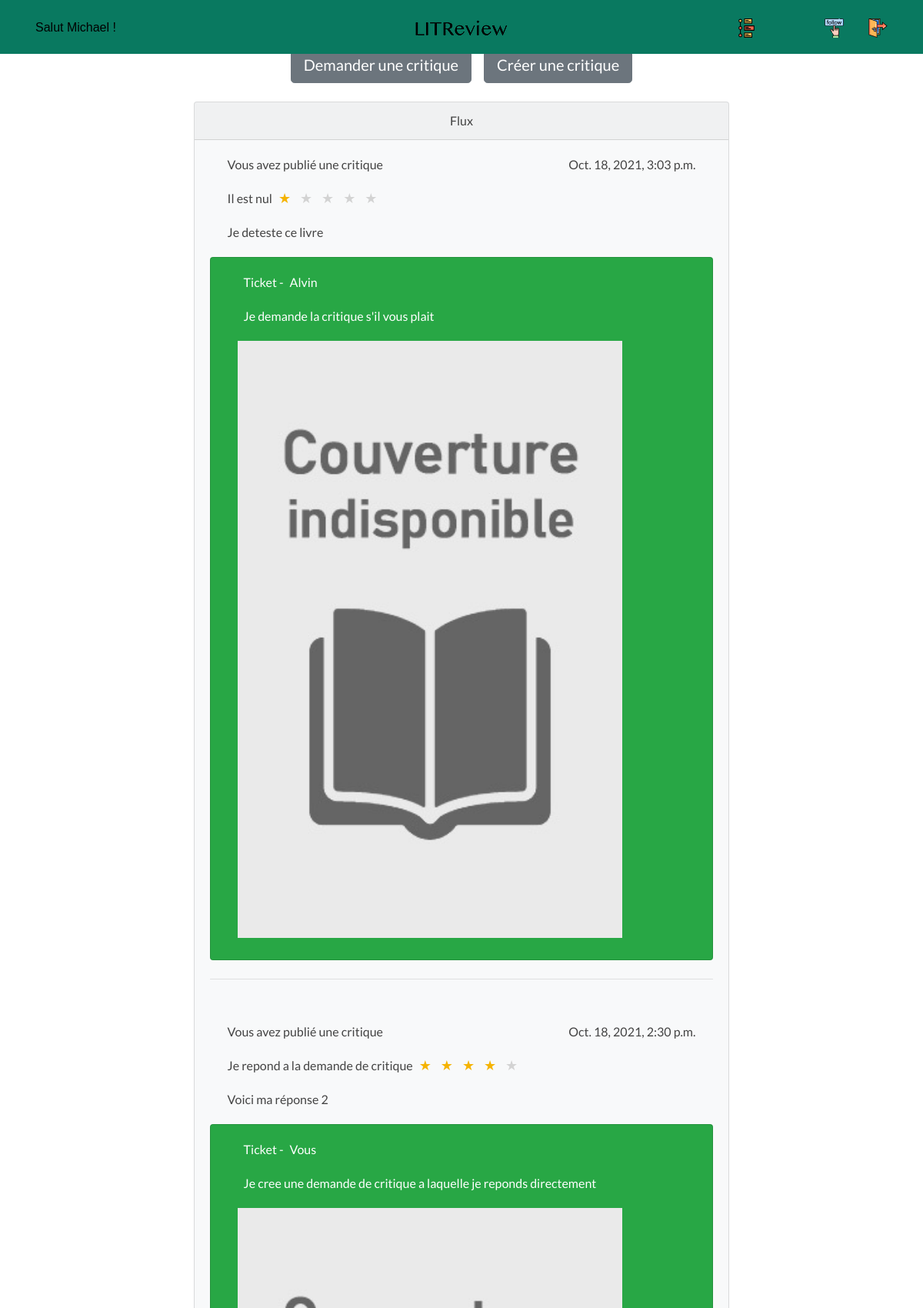
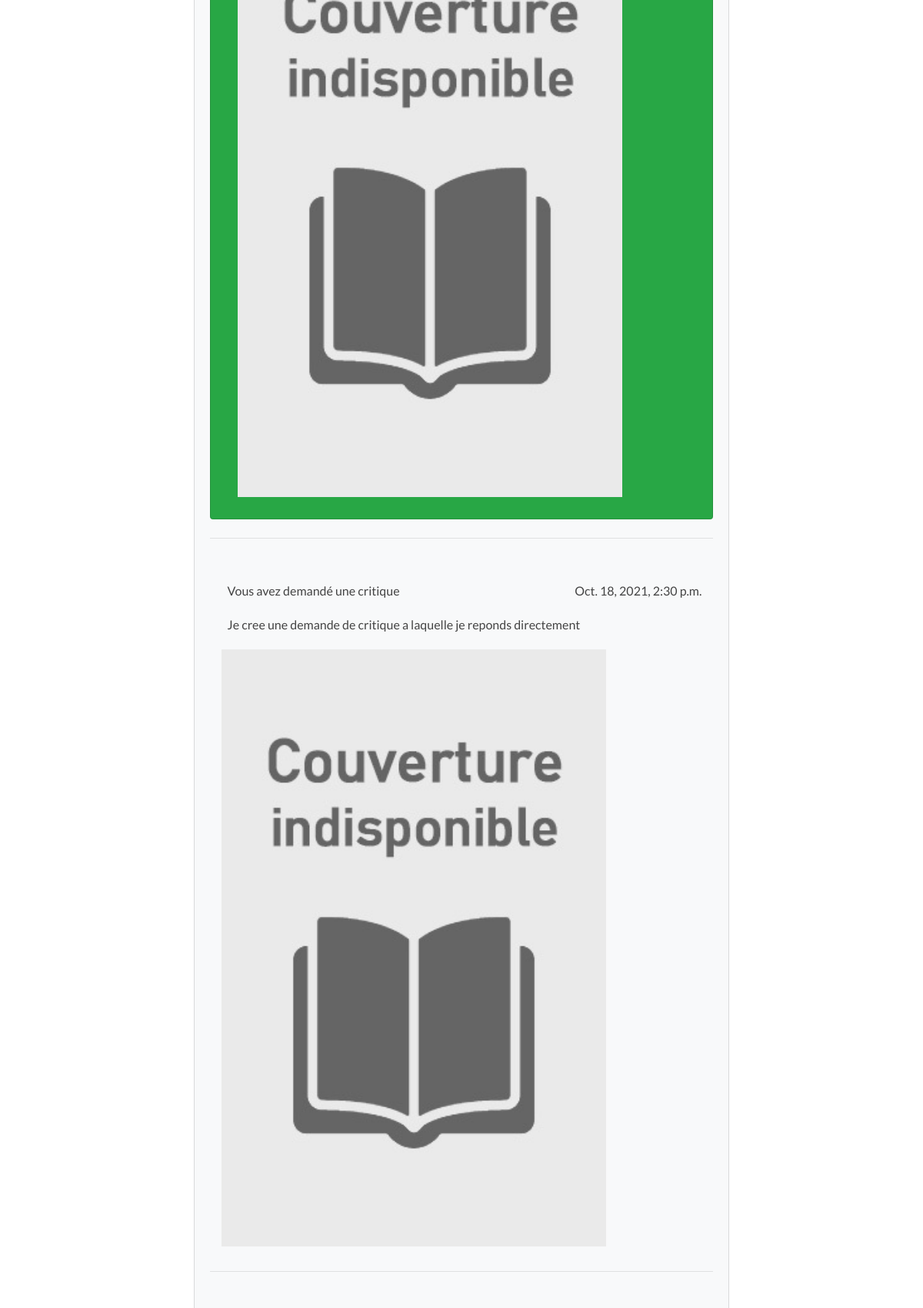
Screenshot of /feed/ (signed in, upper part) with the database file from the repository (2 pictures, top to bottom).
### app/models.py (models this page shows)
class Review(models.Model):
    ticket = models.ForeignKey(to=Ticket, on_delete=models.CASCADE)
    rating = models.PositiveSmallIntegerField(
        validators=[MinValueValidator(0), MaxValueValidator(5)]
    )
    headline = models.CharField(max_length=128)
    body = models.TextField(max_length=8192, blank=True)
    user = models.ForeignKey(
        to=settings.AUTH_USER_MODEL,
        on_delete=models.CASCADE
    )
    time_created = models.DateTimeField(auto_now_add=True)

class Ticket(models.Model):
    title = models.CharField(max_length=128)
    description = models.TextField(max_length=2048, blank=True)
    user = models.ForeignKey(
        to=settings.AUTH_USER_MODEL,
        on_delete=models.CASCADE
    )
    image = models.ImageField(
        null=True,
        blank=True,
        upload_to='images/',
        default='images/default.jpeg'
    )
    time_created = models.DateTimeField(auto_now_add=True)

### app/views.py (the view)
# urls.py: path('feed/', views.feed_view, name='feed'),
@login_required(login_url='login')
def feed_view(request):
    followed_users = list(UserFollows.objects.filter(user_id=request.user.id))
    followed_users__ids = [followed_user.followed_user_id for followed_user in followed_users]
    feed_ids = followed_users__ids + [request.user.id]
    tickets = list(Ticket.objects.filter(user_id__in=feed_ids))
    reviews = list(Review.objects.filter(user_id__in=feed_ids))
    user_reviews = list(Review.objects.filter(user_id=request.user.id))
    user_reviews__ticket_ids = [user_review.ticket_id for user_review in user_reviews]
    tickets_and_reviews = sorted(
        tickets + reviews,
        key=lambda item: item.time_created,
        reverse=True
    )
    context = {
        "tickets_and_reviews": tickets_and_reviews,
        "user_reviews__ticket_ids": user_reviews__ticket_ids
    }
    return render(request, 'feed.html', context)

### app/templates/feed.html (shortened to what this page needs)
{% extends 'base_index.html' %}
{% load static %}
{% block content %}
    {% url "new_review_request" as new_review_request_url %}
    {% url "new_review_without_ticket" as new_review_without_ticket_url %}
    <div id="block-content-home">
        <header>
            {% block navbar %}
                {% include "navbar.html" %}
            {% endblock navbar %}
        </header>
        <div id="content-def-bp">
            <div class="center-block text-center">
                <div class="col d-flex justify-content-center mb-4">
                    <a class="btn btn-secondary btn-lg mr-2" href="{{ new_review_request_url }}">Demander une critique</a>
                    <a class="btn btn-secondary btn-lg ml-2" href="{{ new_review_without_ticket_url }}">Créer une critique</a>
                </div>
                <div class="col d-flex justify-content-center mb-4">
                    <div class="card bg-light mb-3">
                        <div class="card-header">Flux</div>
                        {% for item in tickets_and_reviews %}
                            {% if item.rating %}
                                <div class="card-body">
                                    <div class="col d-flex justify-content-between mb-2">
                                        {% if user == item.user %}
                                            <p class="card-title ml-2">Vous avez publié une critique</p>
                                        {% else %}
                                            <p class="card-title ml-2">{{ item.user }} a publié une critique</p>
                                        {% endif %}
                                        <p class="card-title mr-2">{{ item.time_created }}</p>
                                    </div>
                                    <div class="col d-flex mb-2">
                                        <p class="card-title ml-2">{{ item.headline }}</p>
                                        <div class="django-starfield" id="django-starfield-newreview-rating">
                                            {% widthratio item.rating 1 -1 as negative_item_rating %}
                                            {% with rest=negative_item_rating|add:"5" %}
                                                {% if rest %}
                                                    {% for i in "x"|rjust:rest %}
                                                        <label for="newreview-rating-{{ forloop.counter }}" style="color:lightgray;"></label>
                                                    {% endfor %}
                                                {% endif %}
                                            {% endwith %}
                                            {% for i in "x"|rjust:item.rating %}
                                                <label for="newreview-rating-{{ forloop.counter }}" style="filter:none"></label>
                                            {% endfor %}
                                        </div>
                                    </div>
                                    <div class="col d-flex mb-2">
                                        <p class="card-title ml-2">{{ item.body }}</p>
                                    </div>
                                    <div class="card text-white bg-success mb-3">
                                        <div class="card-body">
                                            <div class="col d-flex mb-2">
                                                <p class="card-title ml-2">Ticket -</p>
                                                {% if item.ticket.user != user %}
                                                    <p class="card-title ml-2">{{ item.ticket.user }}</p>
                                                {% else %}
                                                    <p class="card-title ml-2">Vous</p>
                                                {% endif %}
                                            </div>
                                            <div class="col d-flex mb-2">
                                                <p class="card-title ml-2">{{ item.ticket.title }}</p>
                                            </div>
                                            <div class="col d-flex mb-2">
                                                {% if item.ticket.image %}
                                                    <img class="img-max" src="{{ item.ticket.image.url }}" alt="{{ item.ticket.image }}"/>
                                                {% endif %}
                                            </div>
                                        </div>
                                    </div>
                                    <hr class="mt-4"/>
                                </div>
                            {% else %}
                                <div class="card-body">
                                    <div class="col d-flex justify-content-between mb-2">
                                        {% if user == item.user %}
                                            <p class="card-title ml-2">Vous avez demandé une critique</p>
                                        {% else %}
                                            <p class="card-title ml-2">{{ item.user }} a demandé une critique</p>
                                        {% endif %}
                                        <p class="card-text ml-2">{{ item.time_created }}</p>
                                    </div>
                                    <div class="col d-flex mb-2">
                                        <p class="card-title ml-2">{{ item.title }}</p>
                                    </div>
                                    <div class="col d-flex mb-2">
                                        {% if item.image %}
                                            <img class="img-max mb-2" src="{{ item.image.url }}" alt="image"/>
                                        {% endif %}
                                    </div>
                                    <hr class="mt-4"/>
                                </div>
                            {% endif %}
                        {% endfor %}
                    </div>
                </div>
            </div>
        </div>
    </div>
{% endblock content %}

### app/templates/base_index.html (shortened to what this page needs)
<!doctype html>
{% load static %}
<html lang="fr">
<head>
    <link
            rel="stylesheet"
            href="https://cdn.jsdelivr.net/npm/bootstrap@4.5.3/dist/css/bootstrap.min.css"
    >
    <link
            rel="stylesheet"
            href="https://cdn.jsdelivr.net/npm/@splidejs/splide@2.4.21/dist/css/splide.min.css"
    >
    <link rel="stylesheet" href="{% static 'css/style.css' %}">
    <link rel="stylesheet" href="{% static 'css/django_starfield.css' %}">
</head>
<body>
{% block content %}
{% endblock content %}
</body>
</html>

### app/templates/navbar.html (shortened to what this page needs)
{% load static %}
{% static "images/LITReview_text.png" as litreview_text_png %}
{% static "images/feed.svg" as feed_icon %}
{% static "images/follow_users.svg" as account_follow_icon %}
{% static "images/logout.svg" as logout_icon %}
{% url "index" as index_url %}
{% url "feed" as feed_url %}
{% url "posts" as posts_url %}
{% url "account_follow" as account_follow_url %}
{% url "logout" as logout_url %}
<div class="navtop-box d-none d-sm-block">
    <nav class="nav navtop container">
        <div class="navtop-block center-block">
            <a id="username" class="nav-link" href="{{ index_url }}">
                <p id="username-text">Salut {{ user }} !</p>
                <img src="{{ litreview_text_png }}" alt="" class="navbar-brand">
            </a>
        </div>
        <div class="navtop-block">
            <a class="nav-link" href="{{ feed_url }}" data-toggle="tooltip" data-placement="bottom"
               title="Mon flux">
                <img src="{{ feed_icon }}" alt="" class="navbar-icon">
            </a>
            <a class="nav-link" href="{{ posts_url }}" data-toggle="tooltip" data-placement="bottom"
               title="Mes posts">
            </a>
            <a class="nav-link" href="{{ account_follow_url }}" data-toggle="tooltip" data-placement="bottom"
               title="Mes abonnements">
                <img src="{{ account_follow_icon }}" alt="" class="navbar-icon">
            </a>
            <a class="nav-link" href="{{ logout_url }}" data-toggle="tooltip" data-placement="bottom"
               title="Me deconnecter">
                <img src="{{ logout_icon }}" alt="" class="navbar-icon">
            </a>
        </div>
    </nav>
</div>

### app/static/css/style.css (style rules this page uses)
body { padding: 0; margin: 0; height: 100vh; font-family: 'Lato', sans-serif !important; color: #434343; }
.img-max { max-width: 500px; width:100%; }
a { color: #097960; }
#username { color: black; font-size: 1rem; font-weight: 500; font-family: 'Helvetica', sans-serif; }
#username-text { margin-top: 1rem; margin-bottom: 1rem; }
.navtop-box { background: rgba(9,121,96, 1); display: flex; height: 70px; position: fixed; top: 0; left: 0; width: 100%; z-index: 9999; }
.navbar-brand { position: absolute; left: 50%; margin-left: -60px !important; display: block; }
.navbar-icon { width: 25px; color: #2FD485; }
.navtop { justify-content: space-between; padding: 0; }
.navtop-block { display: flex; }
.navtop a { display: flex; align-items: center; text-align: center; }
#content1, #content2, #content3, #content-slides, #content-comment-ca-marche, #content-def-bp { padding-left: 5%; padding-right: 5%; }
#content-def-bp { padding-top: 5%; padding-bottom: 10%; }

### app/static/css/django_starfield.css (style rules this page uses)
.django-starfield, .django-starfield label::before { display: inline-block; }
.django-starfield * { margin-left: 7px; padding: 0; }
.django-starfield { unicode-bidi: bidi-override; direction: rtl; }
.django-starfield label { color: #f5b301; filter: grayscale(1); }
.django-starfield label::before { content: '\2605'; width: 18px; line-height: 18px; text-align: center; font-size: 18px; }

### rows the page displays
Review: shows "Vous avez publié une critique", time_created "Oct. 18, 2021, 3:03 p.m.", headline "Il est nul", rating 1 (drawn), body "Je deteste ce livre", ticket.user "Alvin", ticket "Je demande la critique s'il vous plait", ticket.image (placeholder picture)
Review: shows "Vous avez publié une critique", time_created "Oct. 18, 2021, 2:30 p.m.", headline "Je repond a la demande de critique", rating 4 (drawn), body "Voici ma réponse 2", ticket "Je cree une demande de critique a laquelle je reponds directement", ticket.image (placeholder picture)
Ticket: shows "Vous avez demandé une critique", time_created "Oct. 18, 2021, 2:30 p.m.", title "Je cree une demande de critique a laquelle je reponds directement", image (placeholder picture)

### other values shown
{{ user }} "Michael"
